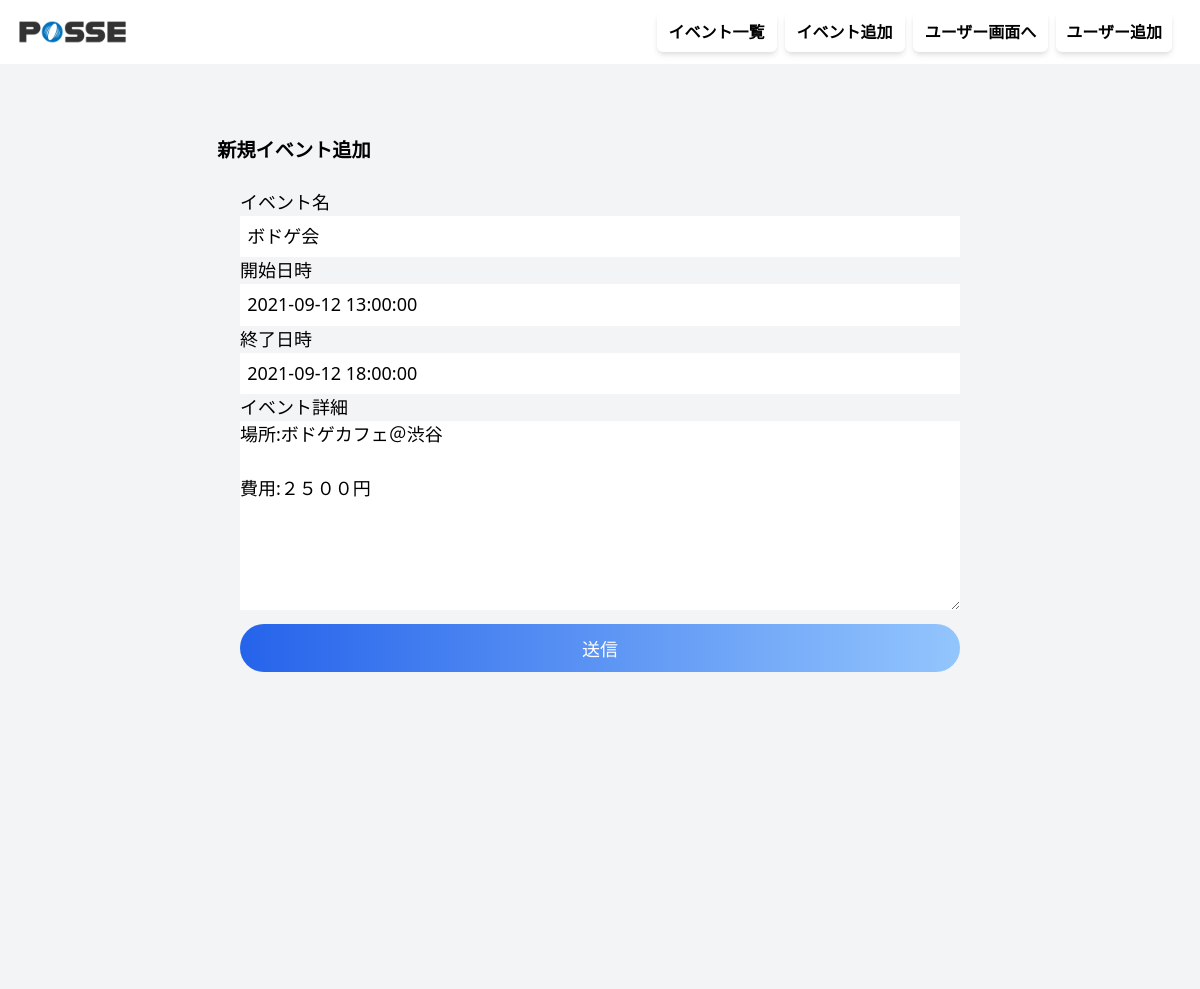
Page /manage/eventadd/eventform.php?event_id=1 (signed in) on the committed database.
### tables this page shows
CREATE TABLE `events` (
  `id` int NOT NULL,
  `name` varchar(10) NOT NULL,
  `start_at` datetime DEFAULT NULL,
  `end_at` datetime DEFAULT NULL,
  `created_at` datetime DEFAULT CURRENT_TIMESTAMP,
  `updated_at` datetime DEFAULT CURRENT_TIMESTAMP ON UPDATE CURRENT_TIMESTAMP,
  `deleted_at` datetime DEFAULT NULL
);

CREATE TABLE `event_details` (
  `id` int NOT NULL,
  `event_id` int NOT NULL,
  `text` text NOT NULL
);

### src/manage/eventadd/eventform.php (the view, shortened to what this page needs)
<?php include($_SERVER['DOCUMENT_ROOT'] . "/dbconnect.php");
$eventId = $_GET['event_id'];
?>
<?php if (isset($eventId)) { ?>
    <?php
    $detail_contents_value = "SELECT* FROM events INNER JOIN event_details ON events.id = event_details.event_id WHERE events.id = $eventId";
    $detail_contents = $db->query($detail_contents_value)->fetch();
    $events_value = "SELECT * FROM events WHERE events.id = $eventId";
    $events = $db->query($events_value)->fetch();
  } ?>
<!DOCTYPE html>
<html lang="ja">
<head>
  <link href="https://unpkg.com/tailwindcss@^2/dist/tailwind.min.css" rel="stylesheet">
  <link rel="stylesheet" href="index.css">
</head>
<body class="bg-gray-100 h-screen">
  <header class="bg-white h-16">
    <div class="flex justify-between items-center w-full h-full mx-auto pl-2 pr-5">
      <div class="h-full ">
      <a href="/manage/eventlist/index.php"><img src="/img/header-logo.png" alt="posseロゴ" class="h-full"></a>
      </div>
      <div class="box1">
        <div class="box px-3 py-2 text-md font-bold mr-2 rounded-md shadow-md bg-white"><a href="/manage/eventlist/index.php">イベント一覧</a></div>
        <div class="box px-3 py-2 text-md font-bold mr-2 rounded-md shadow-md bg-white"><a href="/manage/eventadd/eventform.php">イベント追加</a></div>
        <div class="box px-3 py-2 text-md font-bold mr-2 rounded-md shadow-md bg-white"><a href="/">ユーザー画面へ</a></div>
        <div class="box py-2 header__add_user__button text-md font-bold mr-2 rounded-md shadow-md bg-white"><a href="/auth/signup">ユーザー追加</a></div>
      </div>
    </div>
  </header>
  <main class="bg-gray-100 h-screen">
    <div class="form ">
      <h2 class="title">新規イベント追加</h2>
      <form class="event__add__form bg-gray-100 h-screen" action="/manage/eventadd/eventadd.php" method="post">
        <p class="sub">イベント名</p>
        <input class="event__add__form__event__name  event__add__form__item" type="textarea" name="name" value="<?= $events['name'] ?>">
        <p class="sub">開始日時</p>
        <input placeholder="2020-08-09 20:00:00" class="event__add__form__event__date event__add__form__item" type="text" name="start_at" value="<?= $events['start_at'] ?>">
        <p class="sub">終了日時</p>
        <input placeholder="2020-08-09 22:00:00" class="event__add__form__event__date event__add__form__item" type="text" name="end_at" value="<?= $events['end_at'] ?>">
        <p class="sub">イベント詳細</p>
        <textarea class="event__add__form__event__detail" name="text" rows="7" cols="150"><?= $detail_contents["text"] ?></textarea>
        <input type="submit" value="送信" class="event__add__form__button w-full p-3 text-md text-white bg-blue-400 rounded-3xl bg-gradient-to-r from-blue-600 to-blue-300">
      </form>
    </div>
  </main>
</body>
</html>

### src/manage/eventadd/index.css (style rules this page uses)
.box { cursor: pointer; }
.form { padding-top: 6%; background-color: #F3F4F6; }
.box1 { display: flex; }
.title { font-weight: bold; font-size: larger; text-align: center; padding-right: 51%; margin-bottom: 2%; }
.sub { font-weight: normal; }
.event__add__form { display: flex; flex-direction: column; width: 60%; margin: 0 auto; font-size: 18px; color: #000000; font-weight: bold; }
.event__add__form__event__date { background-color: #FFFFFF; }
.event__add__form__event__detail { background-color: #FFFFFF; }
.event__add__form__button { margin-top: 2%; height: 48px; background-color: #3F78EF; cursor: pointer; }
.event__add__form__item { padding: 1% 1%; }
.header__add_user__button { padding-right: 10px; padding-left: 10px; }

### rows in the picture
events: name "ボドゲ会", start_at "2021-09-12 13:00:00", end_at "2021-09-12 18:00:00"
event_details: text "場所:ボドゲカフェ＠渋谷 費用:２５００円"
